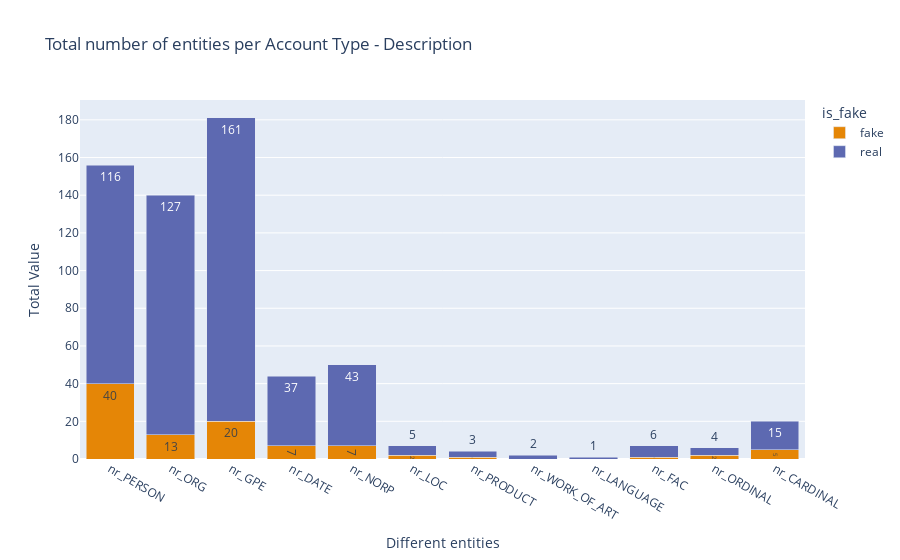

Notebook cell for this chart:
### Code cell
nr_columns = [col for col in df_description.columns if col.startswith('nr_')]
sum_by_fake = df_description.groupby('is_fake')[nr_columns].sum().reset_index()
melted = pd.melt(sum_by_fake, id_vars='is_fake', var_name='Column', value_name='Total Value')
fig = px.bar(melted, x='Column', y='Total Value', color='is_fake', barmode='stack',color_discrete_sequence=px.colors.qualitative.Vivid,text = 'Total Value',
             title='Total number of entities per Account Type - Description', labels={'Column': 'Different entities', 'Total Value': 'Total Value'})

fig.show()

### Figure 1 — Plotly figure (JSON) as saved in the notebook; plotly's stock layout.template omitted (floating-point values rounded to 4 significant figures)
{"data": [{"alignmentgroup": "True", "hovertemplate": "is_fake=fake<br>Different entities=%{x}<br>Total Value=%{text}<extra></extra>", "legendgroup": "fake", "marker": {"color": "rgb(229, 134, 6)", "pattern": {"shape": ""}}, "name": "fake", "offsetgroup": "fake", "orientation": "v", "showlegend": true, "text": [40, 13, 20, 7, 7, 2, 1, 0, 0, 1, 2, 5], "textposition": "auto", "type": "bar", "x": ["nr_PERSON", "nr_ORG", "nr_GPE", "nr_DATE", "nr_NORP", "nr_LOC", "nr_PRODUCT", "nr_WORK_OF_ART", "nr_LANGUAGE", "nr_FAC", "nr_ORDINAL", "nr_CARDINAL"], "xaxis": "x", "y": [40, 13, 20, 7, 7, 2, 1, 0, 0, 1, 2, 5], "yaxis": "y"}, {"alignmentgroup": "True", "hovertemplate": "is_fake=real<br>Different entities=%{x}<br>Total Value=%{text}<extra></extra>", "legendgroup": "real", "marker": {"color": "rgb(93, 105, 177)", "pattern": {"shape": ""}}, "name": "real", "offsetgroup": "real", "orientation": "v", "showlegend": true, "text": [116, 127, 161, 37, 43, 5, 3, 2, 1, 6, 4, 15], "textposition": "auto", "type": "bar", "x": ["nr_PERSON", "nr_ORG", "nr_GPE", "nr_DATE", "nr_NORP", "nr_LOC", "nr_PRODUCT", "nr_WORK_OF_ART", "nr_LANGUAGE", "nr_FAC", "nr_ORDINAL", "nr_CARDINAL"], "xaxis": "x", "y": [116, 127, 161, 37, 43, 5, 3, 2, 1, 6, 4, 15], "yaxis": "y"}], "layout": {"barmode": "stack", "legend": {"title": {"text": "is_fake"}, "tracegroupgap": 0}, "title": {"text": "Total number of entities per Account Type - Description"}, "xaxis": {"anchor": "y", "domain": [0, 1], "title": {"text": "Different entities"}}, "yaxis": {"anchor": "x", "domain": [0, 1], "title": {"text": "Total Value"}}}}
